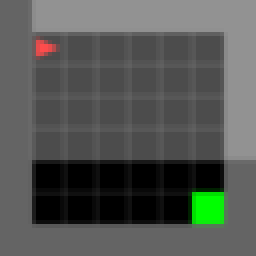
#> input picture results/gifs/random_seed0_ep0.gif, 64 x 64 px (shown 4 times larger); its folder holds 3 pictures in this run
$ python refresh_stopframes.py
#> lines starting #> are read from the running program, lines starting #| are printed output that depends on the picture; after the words box and inside, x2 and y2 are one past the last pixel; in counts of white or black regions, pixels touching at a corner belong together
"""
Пересобирает stop-frames (start / end) для отчёта, отбирая нужный тип эпизода:
    random    → берём failure (агент НЕ на цели в конце)
    wm_reward → берём success (агент НА цели в конце)
    wm_vlm    → берём failure

Логика:
1. Идём по ВСЕМ GIF-ам агента в results/gifs/ (random_seed{0,1}_ep*.gif и т.д.).
2. Для каждого GIF читаем последний кадр, детектим success:
       success ⇔ красный пиксель агента совпадает по позиции с зелёной клеткой цели.
3. Берём первый подходящий эпизод и сохраняем 2 файла:
       results/gifs/<agent>_seed0_ep0_start.png   (первый кадр)
       results/gifs/<agent>_seed0_ep0_end.png     (последний кадр)
   (имена оставляем ep0, чтобы не менять build_report.py)

Запуск:  python scripts/refresh_stopframes.py
"""
from __future__ import annotations
import glob, os, sys
from pathlib import Path

import numpy as np
from PIL import Image

ROOT = Path(__file__).resolve().parents[1]
GIFS = ROOT / "results" / "gifs"

# что мы хотим для каждого агента: True = success, False = failure
TARGET = {
    "random":    False,
    "wm_reward": True,
    "wm_vlm":    False,
}


def _is_success(frame: Image.Image) -> bool:
    """Success ⇔ красный треугольник агента накладывается на зелёную клетку цели."""
    arr = np.array(frame.convert("RGB"))
    # маска "красноватых" пикселей (агент)
    red = (arr[..., 0] > 150) & (arr[..., 1] < 80) & (arr[..., 2] < 80)
    # маска "зелёных" пикселей (цель)
    green = (arr[..., 0] < 80) & (arr[..., 1] > 150) & (arr[..., 2] < 80)
    if not red.any() or not green.any():
        return False
    # центроид красного
    ry, rx = np.argwhere(red).mean(axis=0)
    # ближайшее зелёное расстояние
    gy, gx = np.argwhere(green).mean(axis=0)
    dist = ((ry - gy) ** 2 + (rx - gx) ** 2) ** 0.5
    # в MiniGrid-5x5 клетка ≈ H/5. Если расстояние меньше 0.7 клетки → на цели.
    cell = arr.shape[0] / 5.0
    return dist < 0.7 * cell


def _load_frames(gif_path: Path) -> tuple[Image.Image, Image.Image]:
    img = Image.open(gif_path)
    frames = []
    try:
        while True:
            frames.append(img.copy())
            img.seek(img.tell() + 1)
    except EOFError:
        pass
    return frames[0], frames[-1]


def _pick_and_save(agent: str) -> None:
    want_success = TARGET[agent]
    candidates = sorted(glob.glob(str(GIFS / f"{agent}_seed*_ep*.gif")))
    print(f"\n[{agent}]  want_success={want_success}  candidates={len(candidates)}")

    picked = None
    for gp in candidates:
        gp = Path(gp)
        start, end = _load_frames(gp)
        ok = _is_success(end)
        print(f"  - {gp.name:<40s}  success={ok}")
        if ok == want_success and picked is None:
            picked = (gp, start, end)

    if picked is None:
        # fallback: если нужного типа нет, берём первый и печатаем warning
        gp = Path(candidates[0])
        start, end = _load_frames(gp)
        print(f"  ! нет эпизода с требуемым success={want_success}, беру {gp.name} как fallback")
        picked = (gp, start, end)

    gp, start, end = picked
    out_start = GIFS / f"{agent}_seed0_ep0_start.png"
    out_end   = GIFS / f"{agent}_seed0_ep0_end.png"
    # апскейл до 256×256 nearest-neighbor для читаемости в PDF
    start.convert("RGB").resize((256, 256), Image.NEAREST).save(out_start, "PNG")
    end.convert("RGB").resize((256, 256), Image.NEAREST).save(out_end, "PNG")
    print(f"  ✓ start → {out_start.name}")
    print(f"  ✓ end   → {out_end.name}   (source: {gp.name})")


def main() -> None:
    if not GIFS.exists():
        sys.exit(f"нет папки {GIFS}")
    for agent in TARGET:
        _pick_and_save(agent)
#> in _load_frames, img is the input picture: PIL image 64x64 P; mean R, G, B 83.5, 86.9, 82.9
#> after the loop in _load_frames, `while True:`:
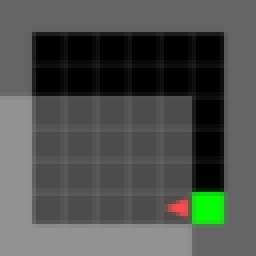
#> img: PIL image 64x64 RGB (shown 4 times larger); mean R, G, B 78.2, 81.5, 77.5
#> after the loop in _load_frames, `while True:`: frames = 58 items
#> in _is_success, `red = (arr[..., 0] > 150) & (arr[..., 1] < 80) & (arr[..., 2] < 80)`:
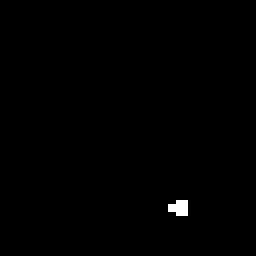
#> red: shape (64, 64) bool (shown 4 times larger); 0.39% white in thin lines or dots, all inside (x1, y1, x2, y2) = (42, 50, 47, 54)
#> in _is_success, `green = (arr[..., 0] < 80) & (arr[..., 1] > 150) & (arr[..., 2] < 80)`:
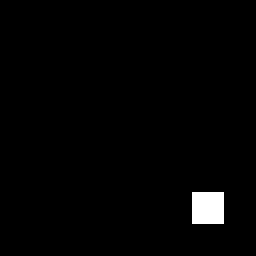
#> green: shape (64, 64) bool (shown 4 times larger); 1.6% white; 1 white region, box (x1, y1, x2, y2) and area: (48, 48, 56, 56) 64
#> in _is_success, `ry, rx = np.argwhere(red).mean(axis=0)`: ry = 51.5; rx = 44.38
#> in _is_success, `gy, gx = np.argwhere(green).mean(axis=0)`: gy = 51.5
#> in _is_success, `dist = ((ry - gy) ** 2 + (rx - gx) ** 2) ** 0.5`: dist = 7.12
#> in _pick_and_save, `ok = _is_success(end)`: ok = True
#|   - random_seed0_ep0.gif                      success=True
#|   ✓ end   → random_seed0_ep0_end.png   (source: random_seed0_ep0.gif)
    print("\nГотово. Теперь можно пересобрать PDF:\n    python report/build_report.py")


if __name__ == "__main__":
    main()
